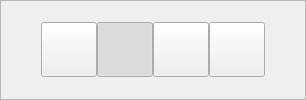
     <widget class="QFrame" name="DockTabFrame">
      <property name="maximumSize">
       <size>
        <width>16777215</width>
        <height>128</height>
       </size>
      </property>
      <property name="frameShape">
       <enum>QFrame::StyledPanel</enum>
      </property>
      <property name="frameShadow">
       <enum>QFrame::Raised</enum>
      </property>
      <layout class="QHBoxLayout" name="horizontalLayout">
       <property name="spacing">
        <number>0</number>
       </property>
       <property name="leftMargin">
        <number>0</number>
       </property>
       <property name="topMargin">
        <number>0</number>
       </property>
       <property name="rightMargin">
        <number>0</number>
       </property>
       <property name="bottomMargin">
        <number>0</number>
       </property>
       <item>
        <spacer name="horizontalSpacer">
         <property name="orientation">
          <enum>Qt::Horizontal</enum>
         </property>
         <property name="sizeHint" stdset="0">
          <size>
           <width>40</width>
           <height>20</height>
          </size>
         </property>
        </spacer>
       </item>
       <item>
        <widget class="QToolButton" name="NewsTabButton">
         <property name="toolTip">
          <string>News</string>
         </property>
         <property name="text">
          <string/>
         </property>
         <property name="icon">
          <iconset resource="ll.qrc">
           <normaloff>:/assets/img/icons/news.png</normaloff>:/assets/img/icons/news.png</iconset>
         </property>
         <property name="iconSize">
          <size>
           <width>48</width>
           <height>48</height>
          </size>
         </property>
         <property name="checkable">
          <bool>true</bool>
         </property>
        </widget>
       </item>
       <item>
        <widget class="QToolButton" name="GameTabButton">
         <property name="sizePolicy">
          <sizepolicy hsizetype="Fixed" vsizetype="Fixed">
           <horstretch>0</horstretch>
           <verstretch>0</verstretch>
          </sizepolicy>
         </property>
         <property name="maximumSize">
          <size>
           <width>16777215</width>
           <height>16777215</height>
          </size>
         </property>
         <property name="toolTip">
          <string>Game</string>
         </property>
         <property name="text">
          <string/>
         </property>
         <property name="icon">
          <iconset resource="ll.qrc">
           <normaloff>:/assets/img/icons/gamepad.png</normaloff>:/assets/img/icons/gamepad.png</iconset>
         </property>
         <property name="iconSize">
          <size>
           <width>48</width>
           <height>48</height>
          </size>
         </property>
         <property name="checkable">
          <bool>true</bool>
         </property>
         <property name="checked">
          <bool>true</bool>
         </property>
        </widget>
       </item>
       <item>
        <widget class="QToolButton" name="HelpTabButton">
         <property name="maximumSize">
          <size>
           <width>16777215</width>
           <height>16777215</height>
          </size>
         </property>
         <property name="toolTip">
          <string>About</string>
         </property>
         <property name="text">
          <string/>
         </property>
         <property name="icon">
          <iconset resource="ll.qrc">
           <normaloff>:/assets/img/icons/about.png</normaloff>:/assets/img/icons/about.png</iconset>
         </property>
         <property name="iconSize">
          <size>
           <width>48</width>
           <height>48</height>
          </size>
         </property>
         <property name="checkable">
          <bool>true</bool>
         </property>
        </widget>
       </item>
       <item>
        <widget class="QToolButton" name="SettingsTabButton">
         <property name="maximumSize">
          <size>
           <width>16777215</width>
           <height>16777215</height>
          </size>
         </property>
         <property name="toolTip">
          <string>Settings</string>
         </property>
         <property name="text">
          <string/>
         </property>
         <property name="icon">
          <iconset resource="ll.qrc">
           <normaloff>:/assets/img/icons/settings.png</normaloff>:/assets/img/icons/settings.png</iconset>
         </property>
         <property name="iconSize">
          <size>
           <width>48</width>
           <height>48</height>
          </size>
         </property>
         <property name="checkable">
          <bool>true</bool>
         </property>
        </widget>
       </item>
       <item>
        <spacer name="horizontalSpacer_2">
         <property name="orientation">
          <enum>Qt::Horizontal</enum>
         </property>
         <property name="sizeHint" stdset="0">
          <size>
           <width>40</width>
           <height>20</height>
          </size>
         </property>
        </spacer>
       </item>
      </layout>
     </widget>
